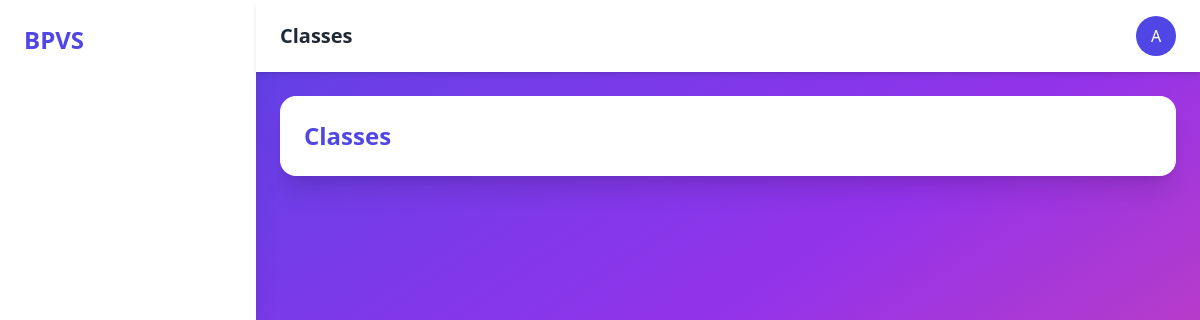
/accounts/lecturer/classes/ (signed in), run on an earlier commit of the app's database.
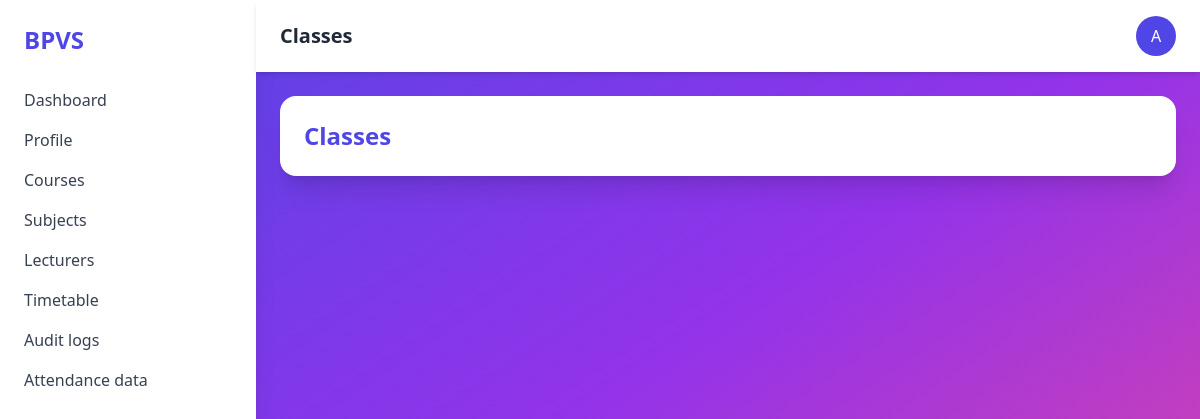
And on a later commit of the database.
### accounts/views.py (the view)
# urls.py: path("lecturer/classes/", lecturer_classes, name="lecturer_classes"),
@login_required
def lecturer_classes(request):
    return render(request, "lecturer/classes.html")

### templates/lecturer/classes.html
{% extends "base.html" %}
{% block page_title %}Classes{% endblock %}
{% block content %}
<div class="bg-white rounded-2xl shadow-xl p-6">
    <h2 class="text-2xl font-bold text-indigo-600">
        Classes
    </h2>
</div>
{% endblock %}

### templates/base.html (shortened to what this page needs)
{% load static %}
<!DOCTYPE html>
<html lang="en">
<head>
    <script src="https://cdn.tailwindcss.com"></script>
</head>
<body class="bg-gradient-to-br from-indigo-600 via-purple-600 to-pink-500 min-h-screen">
<div class="flex min-h-screen">
    <aside id="sidebar"
           class="sidebar-transition w-64 bg-white shadow-xl p-6 hidden md:block">
        <h2 class="text-2xl font-bold text-indigo-600 mb-8">BPVS</h2>
        <nav class="space-y-4">
            {% if user.role == "admin" %}
                <a href="/accounts/admin-dashboard/" class="block text-gray-700 hover:text-indigo-600">Dashboard</a>
                <a href="/accounts/admin/profile/" class="block text-gray-700 hover:text-indigo-600">Profile</a>
                <a href="/accounts/admin/courses/" class="block text-gray-700 hover:text-indigo-600">Courses</a>
                <a href="/accounts/admin/subjects" class="block text-gray-700 hover:text-indigo-600">Subjects</a>
                <a href="/accounts/admin/lecturers/" class="block text-gray-700 hover:text-indigo-600">Lecturers</a>
                <a href="/accounts/admin/timetable/" class="block text-gray-700 hover:text-indigo-600">Timetable</a>
                <a href="/accounts/admin/audit-logs/" class="block text-gray-700 hover:text-indigo-600">Audit logs</a>
                <a href="/accounts/admin/attendance-data/" class="block text-gray-700 hover:text-indigo-600">Attendance data</a>
            {% endif %}
        </nav>
    </aside>
    <div class="flex-1 flex flex-col">
        <header class="bg-white shadow-md px-6 py-4 flex justify-between items-center">
            <h1 class="text-xl font-semibold text-gray-800">
                {% block page_title %}Dashboard{% endblock %}
            </h1>
            <div class="relative">
                <button id="profileBtn"
                        class="w-10 h-10 bg-indigo-600 text-white rounded-full flex items-center justify-center">
                    {{ user.username|first|upper }}
                </button>
            </div>
        </header>
        <main class="p-6 flex-1">
            {% block content %}{% endblock %}
        </main>
    </div>
</div>
</body>
</html>

What changed in the data, as far as the page shows it:
changed User: role empty → "admin" (drawn)
Also different on the page:
text now shown: "Dashboard Profile Courses Subjects Lecturers Timetable Audit logs Attendance data"
